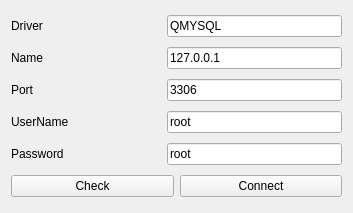
<?xml version="1.0" encoding="UTF-8"?>
<ui version="4.0">
 <class>dbConnector</class>
 <widget class="QWidget" name="dbConnector">
  <property name="geometry">
   <rect>
    <x>0</x>
    <y>0</y>
    <width>353</width>
    <height>213</height>
   </rect>
  </property>
  <property name="windowTitle">
   <string>Form</string>
  </property>
  <layout class="QGridLayout" name="gridLayout">
   <item row="6" column="0">
    <widget class="QPushButton" name="pushButton_check">
     <property name="text">
      <string>Check</string>
     </property>
    </widget>
   </item>
   <item row="6" column="1">
    <widget class="QPushButton" name="pushButton_connect">
     <property name="text">
      <string>Connect</string>
     </property>
     <property name="autoDefault">
      <bool>false</bool>
     </property>
     <property name="default">
      <bool>false</bool>
     </property>
     <property name="flat">
      <bool>false</bool>
     </property>
    </widget>
   </item>
   <item row="4" column="0" colspan="2">
    <layout class="QHBoxLayout" name="passwordLayout">
     <item>
      <widget class="QLabel" name="label_password">
       <property name="sizePolicy">
        <sizepolicy hsizetype="Fixed" vsizetype="Preferred">
         <horstretch>0</horstretch>
         <verstretch>0</verstretch>
        </sizepolicy>
       </property>
       <property name="minimumSize">
        <size>
         <width>150</width>
         <height>0</height>
        </size>
       </property>
       <property name="text">
        <string>Password</string>
       </property>
      </widget>
     </item>
     <item>
      <widget class="QLineEdit" name="lineEdit_password">
       <property name="sizePolicy">
        <sizepolicy hsizetype="Expanding" vsizetype="Fixed">
         <horstretch>0</horstretch>
         <verstretch>0</verstretch>
        </sizepolicy>
       </property>
       <property name="layoutDirection">
        <enum>Qt::LeftToRight</enum>
       </property>
       <property name="text">
        <string>root</string>
       </property>
      </widget>
     </item>
    </layout>
   </item>
   <item row="3" column="0" colspan="2">
    <layout class="QHBoxLayout" name="userNameLayout">
     <item>
      <widget class="QLabel" name="label_UserName">
       <property name="sizePolicy">
        <sizepolicy hsizetype="Fixed" vsizetype="Preferred">
         <horstretch>0</horstretch>
         <verstretch>0</verstretch>
        </sizepolicy>
       </property>
       <property name="minimumSize">
        <size>
         <width>150</width>
         <height>0</height>
        </size>
       </property>
       <property name="text">
        <string>UserName</string>
       </property>
      </widget>
     </item>
     <item>
      <widget class="QLineEdit" name="lineEdit_UserName">
       <property name="sizePolicy">
        <sizepolicy hsizetype="Expanding" vsizetype="Fixed">
         <horstretch>0</horstretch>
         <verstretch>0</verstretch>
        </sizepolicy>
       </property>
       <property name="layoutDirection">
        <enum>Qt::LeftToRight</enum>
       </property>
       <property name="text">
        <string>root</string>
       </property>
      </widget>
     </item>
    </layout>
   </item>
   <item row="2" column="0" colspan="2">
    <layout class="QHBoxLayout" name="portLayout">
     <item>
      <widget class="QLabel" name="label_Port">
       <property name="sizePolicy">
        <sizepolicy hsizetype="Fixed" vsizetype="Preferred">
         <horstretch>0</horstretch>
         <verstretch>0</verstretch>
        </sizepolicy>
       </property>
       <property name="minimumSize">
        <size>
         <width>150</width>
         <height>0</height>
        </size>
       </property>
       <property name="text">
        <string>Port</string>
       </property>
      </widget>
     </item>
     <item>
      <widget class="QLineEdit" name="lineEdit_Port">
       <property name="sizePolicy">
        <sizepolicy hsizetype="Expanding" vsizetype="Fixed">
         <horstretch>0</horstretch>
         <verstretch>0</verstretch>
        </sizepolicy>
       </property>
       <property name="layoutDirection">
        <enum>Qt::LeftToRight</enum>
       </property>
       <property name="text">
        <string>3306</string>
       </property>
      </widget>
     </item>
    </layout>
   </item>
   <item row="1" column="0" colspan="2">
    <layout class="QHBoxLayout" name="dbNameLayout">
     <item>
      <widget class="QLabel" name="label_NameDB">
       <property name="sizePolicy">
        <sizepolicy hsizetype="Fixed" vsizetype="Preferred">
         <horstretch>0</horstretch>
         <verstretch>0</verstretch>
        </sizepolicy>
       </property>
       <property name="minimumSize">
        <size>
         <width>150</width>
         <height>0</height>
        </size>
       </property>
       <property name="text">
        <string>Name</string>
       </property>
      </widget>
     </item>
     <item>
      <widget class="QLineEdit" name="lineEdit_NameDB">
       <property name="sizePolicy">
        <sizepolicy hsizetype="Expanding" vsizetype="Fixed">
         <horstretch>0</horstretch>
         <verstretch>0</verstretch>
        </sizepolicy>
       </property>
       <property name="layoutDirection">
        <enum>Qt::LeftToRight</enum>
       </property>
       <property name="text">
        <string>127.0.0.1</string>
       </property>
      </widget>
     </item>
    </layout>
   </item>
   <item row="0" column="0" colspan="2">
    <layout class="QHBoxLayout" name="driverLayout">
     <item>
      <widget class="QLabel" name="label_driver">
       <property name="sizePolicy">
        <sizepolicy hsizetype="Fixed" vsizetype="Preferred">
         <horstretch>0</horstretch>
         <verstretch>0</verstretch>
        </sizepolicy>
       </property>
       <property name="minimumSize">
        <size>
         <width>150</width>
         <height>0</height>
        </size>
       </property>
       <property name="text">
        <string>Driver</string>
       </property>
      </widget>
     </item>
     <item>
      <widget class="QLineEdit" name="lineEdit_driver">
       <property name="sizePolicy">
        <sizepolicy hsizetype="Expanding" vsizetype="Fixed">
         <horstretch>0</horstretch>
         <verstretch>0</verstretch>
        </sizepolicy>
       </property>
       <property name="layoutDirection">
        <enum>Qt::LeftToRight</enum>
       </property>
       <property name="text">
        <string>QMYSQL</string>
       </property>
      </widget>
     </item>
    </layout>
   </item>
  </layout>
 </widget>
 <resources/>
 <connections/>
</ui>
